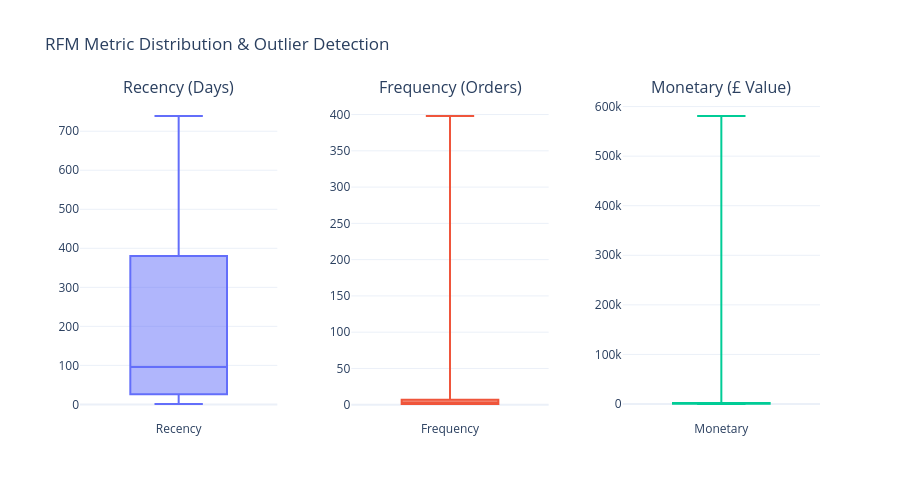

This figure's notebook cell:
### Code cell
# Create a figure with 3 side-by-side subplots
fig = make_subplots(
    rows=1, cols=3,
    subplot_titles=("Recency (Days)", "Frequency (Orders)", "Monetary (£ Value)"),
    horizontal_spacing=0.1
)

# 1. Recency Box Plot
fig.add_trace(go.Box(y=customer_data['Recency'], name='Recency', boxpoints='outliers'), row=1, col=1)

# 2. Frequency Box Plot 
fig.add_trace(go.Box(y=customer_data['Frequency'], name='Frequency', boxpoints=False), row=1, col=2)

# 3. Monetary Box Plot
fig.add_trace(go.Box(y=customer_data['Monetary'], name='Monetary', boxpoints=False), row=1, col=3)

# Update layout for a professional look
fig.update_layout(
    title_text="RFM Metric Distribution & Outlier Detection",
    template="plotly_white",
    showlegend=False,
    height=500
)

# Optional: Use log scale for Monetary if you have extreme 'Whale' customers
#fig.update_yaxes(type="log", row=1, col=2)
#fig.update_yaxes(type="log", row=1, col=3)

fig.show()

### Figure 1 — Plotly figure (JSON) as saved in the notebook; plotly's stock layout.template omitted (floating-point values rounded to 4 significant figures; data arrays with more than 128 entries replaced by an {"elided": "..."} marker saying what was removed)
{"data": [{"boxpoints": "outliers", "name": "Recency", "type": "box", "xaxis": "x", "y": {"elided": "5881 int values"}, "yaxis": "y"}, {"boxpoints": false, "name": "Frequency", "type": "box", "xaxis": "x2", "y": {"elided": "5881 int values"}, "yaxis": "y2"}, {"boxpoints": false, "name": "Monetary", "type": "box", "xaxis": "x3", "y": {"elided": "5881 float values"}, "yaxis": "y3"}], "layout": {"annotations": [{"font": {"size": 16}, "showarrow": false, "text": "Recency (Days)", "x": 0.1333, "xanchor": "center", "xref": "paper", "y": 1, "yanchor": "bottom", "yref": "paper"}, {"font": {"size": 16}, "showarrow": false, "text": "Frequency (Orders)", "x": 0.5, "xanchor": "center", "xref": "paper", "y": 1, "yanchor": "bottom", "yref": "paper"}, {"font": {"size": 16}, "showarrow": false, "text": "Monetary (£ Value)", "x": 0.8667, "xanchor": "center", "xref": "paper", "y": 1, "yanchor": "bottom", "yref": "paper"}], "height": 500, "showlegend": false, "title": {"text": "RFM Metric Distribution & Outlier Detection"}, "xaxis": {"anchor": "y", "domain": [0, 0.2667]}, "xaxis2": {"anchor": "y2", "domain": [0.3667, 0.6333]}, "xaxis3": {"anchor": "y3", "domain": [0.7333, 1]}, "yaxis": {"anchor": "x", "domain": [0, 1]}, "yaxis2": {"anchor": "x2", "domain": [0, 1]}, "yaxis3": {"anchor": "x3", "domain": [0, 1]}}}
